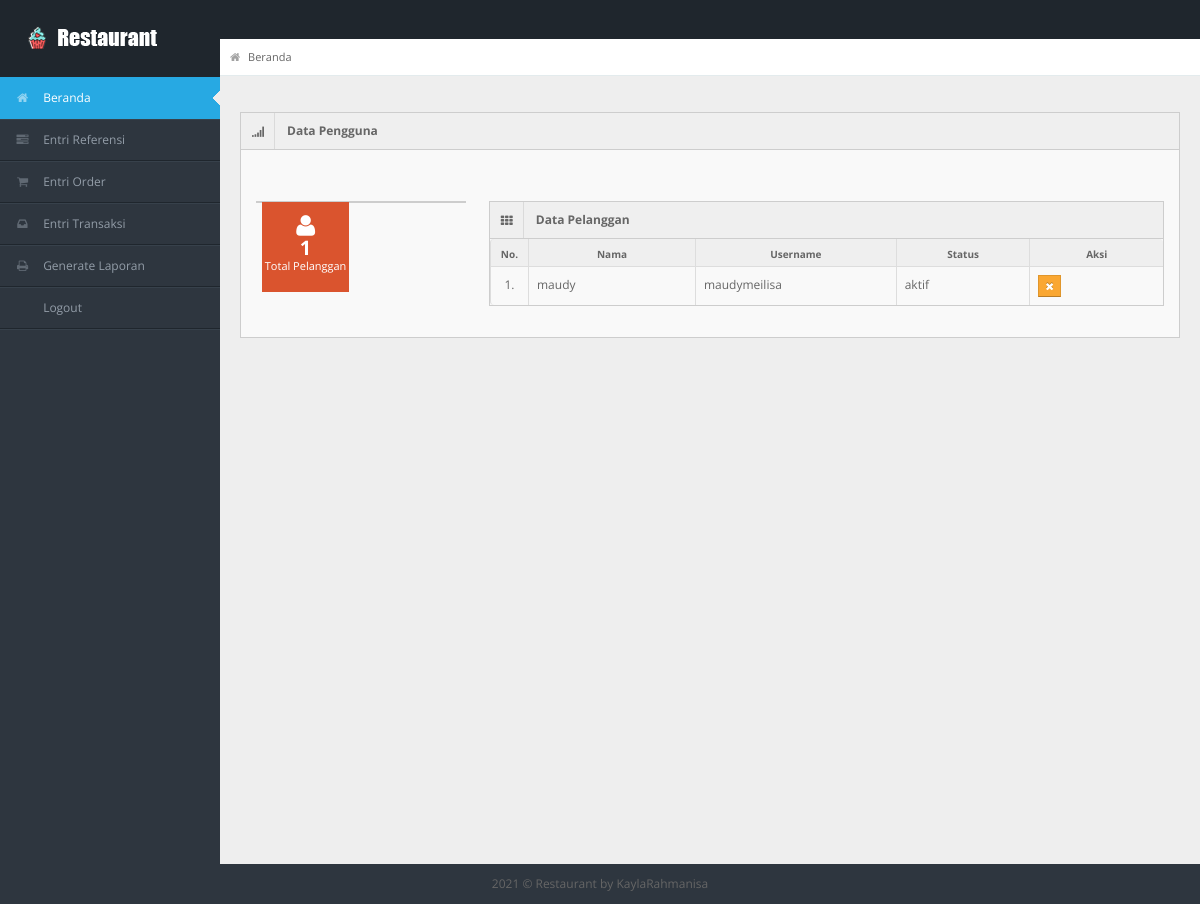
Page /beranda.php (signed in) on the committed database.
### tables this page shows
CREATE TABLE `tb_user` (
  `id_user` int(11) NOT NULL,
  `username` varchar(150) NOT NULL,
  `password` varchar(150) NOT NULL,
  `nama_user` varchar(150) NOT NULL,
  `id_level` int(11) NOT NULL,
  `status` varchar(150) NOT NULL
);

### beranda.php (the view, shortened to what this page needs)
<!DOCTYPE html>
<?php
include "connection/koneksi.php";
$id = $_SESSION['id_user'];
if (isset($_SESSION['username'])) {
    $query = "select * from tb_user natural join tb_level where id_user = $id";
    mysqli_query($conn, $query);
    $sql = mysqli_query($conn, $query);
    $query_jml_plg = "select count(*) AS jumlah_plg from tb_user natural join tb_level where id_level = 5 and status = 'aktif'";
    $sql_jml_plg = mysqli_query($conn, $query_jml_plg);
    $result_plg = mysqli_fetch_array($sql_jml_plg);
    while ($r = mysqli_fetch_array($sql)) {
        ?>
<html lang="en">
<head>
<link rel="stylesheet" href="template/dashboard/css/bootstrap.min.css" />
<link rel="stylesheet" href="template/dashboard/css/bootstrap-responsive.min.css" />
<link rel="stylesheet" href="template/dashboard/css/fullcalendar.css" />
<link rel="stylesheet" href="template/dashboard/css/matrix-style.css" />
<link rel="stylesheet" href="template/dashboard/css/matrix-media.css" />
<link href="template/dashboard/font-awesome/css/font-awesome.css" rel="stylesheet" />
<link rel="stylesheet" href="template/dashboard/css/jquery.gritter.css" />
</head>
<body>
<div id="header">
  <h1><a href="dashboard.php">Beranda</a></h1>
</div>
<div id="sidebar"><a href="beranda.php" class="visible-phone"><i class="icon icon-home"></i> Beranda</a>
  <ul>
  <?php
if ($r['id_level'] == 1) {
            ?>
    <li class="active"><a href="beranda.php"><i class="icon icon-home"></i> <span>Beranda</span></a> </li>
    <li> <a href="entri_referensi.php"><i class="icon icon-tasks"></i> <span>Entri Referensi</span></a> </li>
    <li> <a href="entri_order.php"><i class="icon icon-shopping-cart"></i> <span>Entri Order</span></a> </li>
    <li> <a href="entri_transaksi.php"><i class="icon icon-inbox"></i> <span>Entri Transaksi</span></a> </li>
    <li> <a href="generate_laporan.php"><i class="icon icon-print"></i> <span>Generate Laporan</span></a> </li>
    <li> <a href="logout.php"><i class="icon icon-sign-out"></i> <span>Logout</span></a> </li>
  <?php
} else if ($r['id_level'] == 2) {
            ?>
    <li class="active"><a href="beranda.php"><i class="icon icon-home"></i> <span>Beranda</span></a> </li>
    <li> <a href="entri_order.php"><i class="icon icon-shopping-cart"></i> <span>Entri Order</span></a> </li>
    <li> <a href="generate_laporan.php"><i class="icon icon-print"></i> <span>Generate Laporan</span></a> </li>
    <li> <a href="logout.php"><i class="icon icon-sign-out"></i> <span>Logout</span></a> </li>
  <?php
} else if ($r['id_level'] == 3) {
            ?>
    <li class="active"><a href="beranda.php"><i class="icon icon-home"></i> <span>Beranda</span></a> </li>
    <li> <a href="entri_transaksi.php"><i class="icon icon-inbox"></i> <span>Entri Transaksi</span></a> </li>
    <li> <a href="generate_laporan.php"><i class="icon icon-print"></i> <span>Generate Laporan</span></a> </li>
    <li> <a href="logout.php"><i class="icon icon-sign-out"></i> <span>Logout</span></a> </li>
  <?php
} else if ($r['id_level'] == 4) {
            ?>
    <li class="active"><a href="beranda.php"><i class="icon icon-home"></i> <span>Beranda</span></a> </li>
    <li> <a href="generate_laporan.php"><i class="icon icon-print"></i> <span>Generate Laporan</span></a> </li>
    <li> <a href="logout.php"><i class="icon icon-sign-out"></i> <span>Logout</span></a> </li>
  <?php
} else if ($r['id_level'] == 5) {
            ?>
    <li class="active"><a href="beranda.php"><i class="icon icon-home"></i> <span>Beranda</span></a> </li>
    <li> <a href="entri_order.php"><i class="icon icon-shopping-cart"></i> <span>Entri Order</span></a> </li>
    <li> <a href="logout.php"><i class="icon icon-sign-out"></i> <span>Logout</span></a> </li>
  <?php
}
        ?>
  </ul>
</div>
<div id="content">
  <div id="content-header">
    <div id="breadcrumb"> <a href="beranda.php" title="Go to Home" class="tip-bottom"><i class="icon-home"></i> Beranda</a></div>
  </div>
  <div class="container-fluid">
    <div class="row-fluid">
    <?php
if ($r['id_level'] == 1 || $r['id_level'] == 2 || $r['id_level'] == 3) {
            ?>
      <div class="widget-box">
        <div class="widget-title bg_lg"><span class="icon"><i class="icon-signal"></i></span>
          <h5>Data Pengguna</h5>
        </div>
        <div class="widget-content" >
          <div class="row-fluid">
            <div class="span3">
              <div class="widget-box">
                <div class="widget-content nopadding">
                  <ul class="site-stats quick-actions">
                    <li class="bg_lo"><i class="icon-user"></i> <strong><?php echo $result_plg['jumlah_plg']; ?></strong> <small>Total Pelanggan</small></li>
                  </ul>
                </div>
              </div>
            </div>
            <div class="span9">
              <div class="widget-box">
                <?php
$query_data_plg = "select * from tb_user where id_level = 5";
            $sql_data_plg = mysqli_query($conn, $query_data_plg);
            $no_plg = 1;
            ?>
                <div class="widget-title"> <span class="icon"> <i class="icon-th"></i> </span>
                  <h5>Data Pelanggan</h5>
                </div>
                <div class="widget-content nopadding">
                  <table class="table table-bordered table-striped" style="width: 100%">
                    <thead>
                      <tr>
                        <th style="width:5%">No.</th>
                        <th style="width:25%">Nama</th>
                        <th style="width:30%">Username</th>
                        <th style="width:20%">Status</th>
                        <th style="width:20%">Aksi</th>
                      </tr>
                    </thead>
                    <tbody>
                      <?php
while ($r_dt_plg = mysqli_fetch_array($sql_data_plg)) {
                ?>
                        <tr class="odd gradeX">
                          <td><center><?php echo $no_plg++; ?>.</center></td>
                          <td><?php echo $r_dt_plg['nama_user']; ?></td>
                          <td><?php echo $r_dt_plg['username']; ?></td>
                          <td><?php echo $r_dt_plg['status']; ?></td>
                          <td>
                            <form action="" method="post">
                            <?php if ($r_dt_plg['status'] == 'aktif') {?>
                                <button name="unvalidasi" value="<?php echo $r_dt_plg['id_user']; ?>" class="btn btn-warning btn-mini">
                                  <i class='icon icon-remove'></i>
                                </button>
                            <?php }?>
                            </form>
                          </td>
                        </tr>
                      <?php }?>
                    </tbody>
                  </table>
                </div>
              </div>
            </div>
          </div>
        </div>
      </div>
      <?php
}
        ?>
    </div>
  </div>
</div>
<div class="row-fluid">
  <div id="footer" class="span12"> <?php echo date('Y'); ?> &copy; Restaurant <a href="#">by KaylaRahmanisa</a> </div>
</div>
</body>
</html>
<?php
}
} else {
    header('location: logout.php');
}
?>

### template/dashboard/css/matrix-media.css (style rules this page uses)
body { background:#2E363F; }
#header { background-color: #1f262d; margin-top:10px; }
#sidebar > ul { border-bottom: 1px solid #37414b }
#sidebar > ul > li { border-top: 1px solid #37414b; border-bottom: 1px solid #1f262d; }
#sidebar > ul > li.active { background-color: #27a9e3; border-bottom: 1px solid #27a9e3; border-top: 1px solid #27a9e3; }
#sidebar > ul > li.active a { color:#fff; text-decoration:none; }

### rows in the picture
tb_user: jumlah_plg "1"
tb_user: nama_user "maudy", username "maudymeilisa", status "aktif", $r_dt_plg['id_user'] 16 (drawn)
